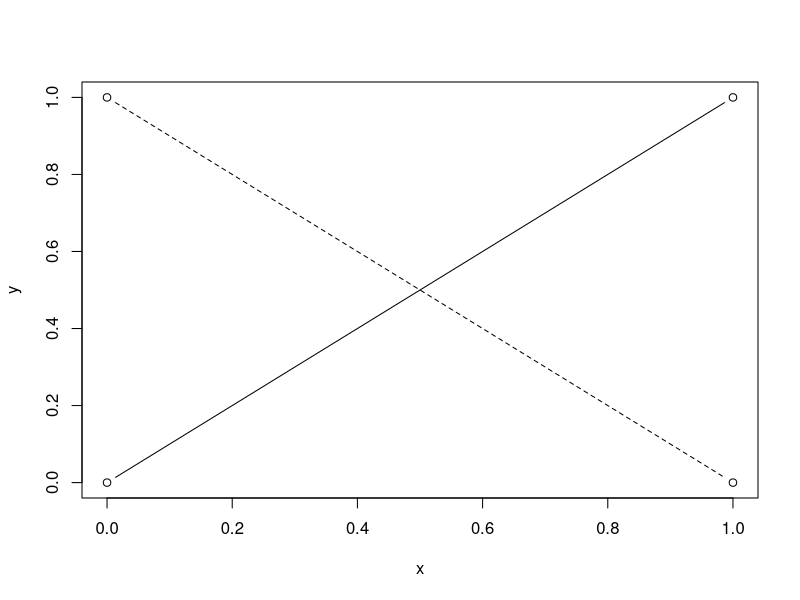
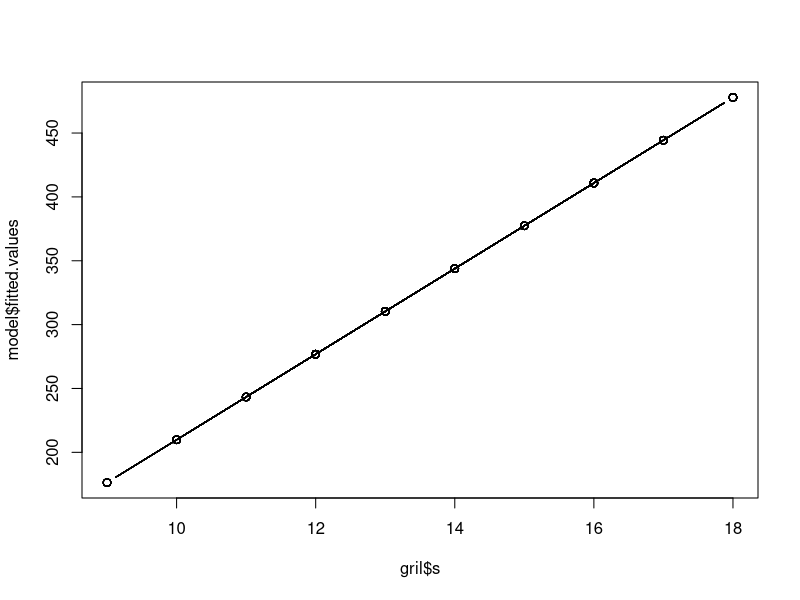

Here is the R script that generated these plots, in order:
## ----r setup, include=FALSE---------------------------------------------------
knitr::knit_hooks$set(purl = knitr::hook_purl)
knitr::opts_chunk$set(echo = TRUE)

## ----r------------------------------------------------------------------------
x <- c(0, 1)
y <- c(0, 1)
plot(x,y, type="b")
y1 <- c(1,0)
lines(x,y1, type="b", lty=2)

## ----r------------------------------------------------------------------------
library(tidyverse)
gril <- read_csv("griliches.csv")
gril$wage <- exp(gril$lw)
model <- lm(wage ~ s, data=gril)
summary(model)

## ----r------------------------------------------------------------------------
wbar <- mean(gril$wage)
wdev <- gril$wage - wbar
sbar <- mean(gril$s)
sdev <- gril$s - sbar
b <- sum(wdev*sdev)/sum(sdev^2)
b
a <- wbar - b*sbar
a

## ----r------------------------------------------------------------------------
plot(gril$s, model$fitted.values, type="b")

## ----r------------------------------------------------------------------------
summary(gril$s)

## ----r------------------------------------------------------------------------
summary(model)

